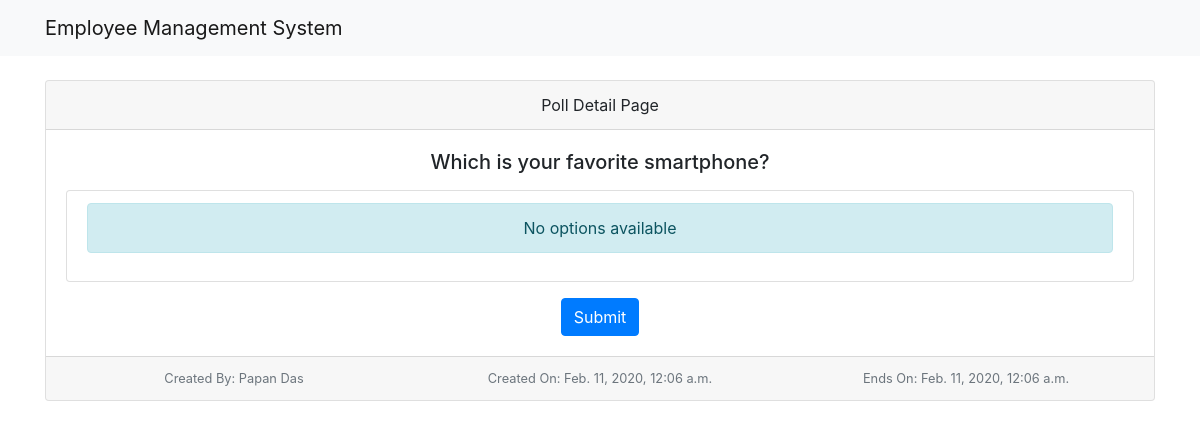
The app's page /polls/2/details/ with its own data.
### poll/models.py (models this page shows, shortened)
class Question(models.Model):
    title = models.TextField(null=True, blank=True)
    status = models.CharField(default='inactive', max_length=10)
    created_by = models.ForeignKey(User, null=True, blank=True, on_delete=models.CASCADE)
    start_date = models.DateTimeField(null=True, blank=True)
    end_date = models.DateTimeField(null=True, blank=True)
    created_at = models.DateTimeField(auto_now_add=True)
    updated_at = models.DateTimeField(auto_now=True)
    @property
    def choices(self):
        return self.choice_set.all()

### poll/views.py (the view)
# urls.py: path('<int:id>/details/', details, name='poll_details'),
def details(request, id=None):
    question = get_object_or_404(Question, pk=id)
    context = {}
    context['title'] = 'Poll Detail'
    context['question'] = question
    return render(request, 'poll/detail.html', context)

### templates/poll/detail.html
{% extends 'base.html' %}
{% block content %}
<div class="card text-center my-4">
  <div class="card-header">
    {{ title }} Page
  </div>
  <div class="card-body">
    <h5 class="card-title">{{ question.title }}</h5>
    <p class="card-text">
      <div class="panel-body">
          <ul class="list-group">
            {% for choice in question.choices %}
              <li class="list-group-item">
                  <div class="radio">
                      <label>
                          <input type="radio" name="optionsRadios">
                          {{ choice.text }} ({{ choice.votes }})
                      </label>
                  </div>
              </li>
            {% empty %}
              <li class="list-group-item">
                <div class="alert alert-info" role="alert">No options available</div>
              </li>
            {% endfor %}
          </ul>
      </div>
    </p>
    <a href="#" class="btn btn-primary">Submit</a>
  </div>
  <div class="card-footer text-muted">
    <div class="row">
      <div class="col col-4">
        <small class="text-muted">
          Created By: {{ question.created_by.first_name }} {{ question.created_by.last_name }}
        </small>
      </div>
      <div class="col col-4">
        <small class="text-muted">
          Created On: {{ question.created_at }}
        </small>
      </div>
      <div class="col col-4">
        <small class="text-muted">
          Ends On: {{ question.updated_at }}
        </small>
      </div>
    </div>
  </div>
</div>
{% endblock content %}

### records on screen
Question: title "Which is your favorite smartphone?", created_by.first_name "Papan", created_by.last_name "Das", created_at "Feb. 11, 2020, 12:06 a.m.", updated_at "Feb. 11, 2020, 12:06 a.m."

### other values on screen
{{ title }} "Poll Detail"
